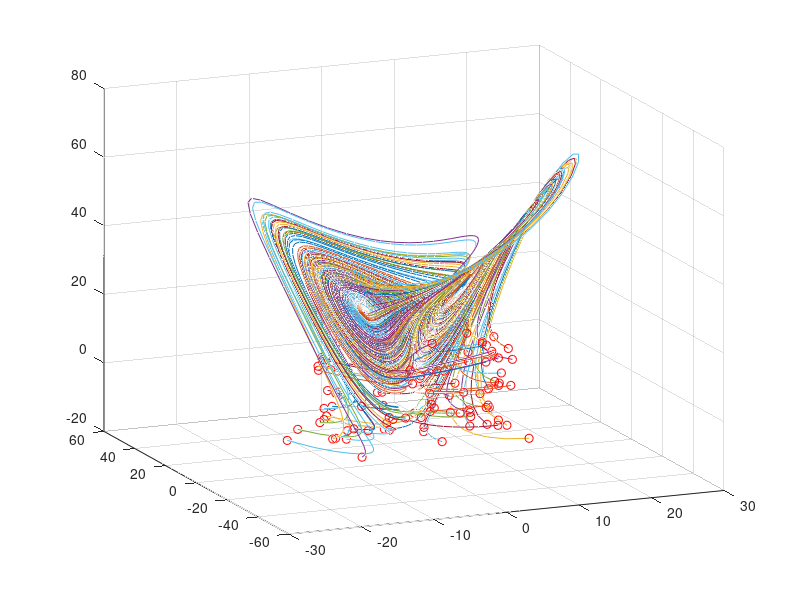
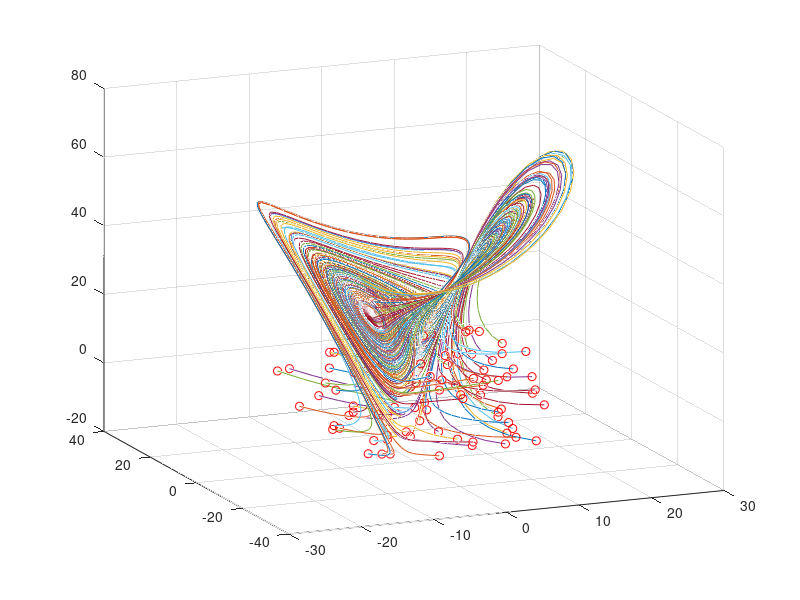
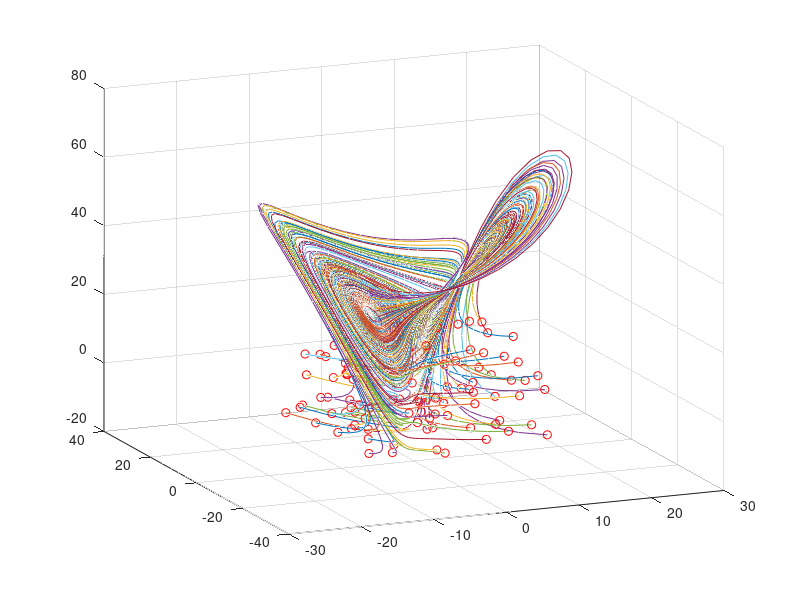

Reproduce these figures in MATLAB, in order. (Note: this script raises an error after producing the figures.)
clc, clear all, close all

% Simulate Lorenz system
dt=0.01; T=8; t=0:dt:T;
b=8/3; sig=10; r=28;

Lorenz = @(t,x)([ sig * (x(2) - x(1))       ; ...
                  r * x(1)-x(1) * x(3) - x(2) ; ...
                  x(1) * x(2) - b*x(3)         ]);              
ode_options = odeset('RelTol',1e-10, 'AbsTol',1e-11);

input=[]; output=[];
figure;
for j=1:100  % training trajectories 100
    x0=30*(rand(3,1)-0.5);
    [t,y] = ode45(Lorenz,t,x0);
    input=[input; y(1:end-1,:)];
    output=[output; y(2:end,:)];
    plot3(y(:,1),y(:,2),y(:,3)), hold on
    plot3(x0(1),x0(2),x0(3),'ro')
end

grid on, view(-23,18)

% Simulate Lorenz system
dt=0.01; T=8; t=0:dt:T;
b=8/3; sig=10; r=10;


% input=[]; output=[];
figure;
for j=1:100  % training trajectories 100
    x0=30*(rand(3,1)-0.5);
    [t,y] = ode45(Lorenz,t,x0);
    input=[input; y(1:end-1,:)];
    output=[output; y(2:end,:)];
    plot3(y(:,1),y(:,2),y(:,3)), hold on
    plot3(x0(1),x0(2),x0(3),'ro')
end


grid on, view(-23,18)

% Simulate Lorenz system
dt=0.01; T=8; t=0:dt:T;
b=8/3; sig=10; r=40;

% input=[]; output=[];
figure;
for j=1:100  % training trajectories 100
    x0=30*(rand(3,1)-0.5);
    [t,y] = ode45(Lorenz,t,x0);
    input=[input; y(1:end-1,:)];
    output=[output; y(2:end,:)];
    plot3(y(:,1),y(:,2),y(:,3)), hold on
    plot3(x0(1),x0(2),x0(3),'ro')
end


grid on, view(-23,18)


%%
net = feedforwardnet([10 10 10]);
net.layers{1}.transferFcn = 'logsig';
net.layers{2}.transferFcn = 'radbas';
net.layers{3}.transferFcn = 'purelin';
net = train(net,input.',output.');

save workspace_lor

%%
figure(2)

dt=0.01; T=8; t=0:dt:T;
b=8/3; sig=10; r=17;

Lorenz = @(t,x)([ sig * (x(2) - x(1))       ; ...
                  r * x(1)-x(1) * x(3) - x(2) ; ...
                  x(1) * x(2) - b*x(3)         ]);              
ode_options = odeset('RelTol',1e-10, 'AbsTol',1e-11);

x0=30*(rand(3,1)-0.5);
[t,y] = ode45(Lorenz,t,x0);
plot3(y(:,1),y(:,2),y(:,3)), hold on
plot3(x0(1),x0(2),x0(3),'ro','Linewidth',[2])
grid on

ynn(1,:)=x0;
for jj=2:length(t)
    y0=net(x0);
    ynn(jj,:)=y0.'; x0=y0;
end
plot3(ynn(:,1),ynn(:,2),ynn(:,3),':','Linewidth',[2])

figure(3)
subplot(3,2,1), plot(t,y(:,1),t,ynn(:,1),'Linewidth',[2])
xlabel('time')
ylabel('x')
subplot(3,2,3), plot(t,y(:,2),t,ynn(:,2),'Linewidth',[2])
xlabel('time')
ylabel('y')
subplot(3,2,5), plot(t,y(:,3),t,ynn(:,3),'Linewidth',[2])
xlabel('time')
ylabel('z')


figure(2)

dt=0.01; T=8; t=0:dt:T;
b=8/3; sig=10; r=35;

Lorenz = @(t,x)([ sig * (x(2) - x(1))       ; ...
                  r * x(1)-x(1) * x(3) - x(2) ; ...
                  x(1) * x(2) - b*x(3)         ]);              
ode_options = odeset('RelTol',1e-10, 'AbsTol',1e-11);

x0=30*(rand(3,1)-0.5);
[t,y] = ode45(Lorenz,t,x0);
plot3(y(:,1),y(:,2),y(:,3)), hold on
plot3(x0(1),x0(2),x0(3),'ro','Linewidth',[2])
grid on

ynn(1,:)=x0;
for jj=2:length(t)
    y0=net(x0);
    ynn(jj,:)=y0.'; x0=y0;
end
plot3(ynn(:,1),ynn(:,2),ynn(:,3),':','Linewidth',[2])

figure(3)
subplot(3,2,2), plot(t,y(:,1),t,ynn(:,1),'Linewidth',[2])
xlabel('time')
ylabel('x')
subplot(3,2,4), plot(t,y(:,2),t,ynn(:,2),'Linewidth',[2])
xlabel('time')
ylabel('y')
subplot(3,2,6), plot(t,y(:,3),t,ynn(:,3),'Linewidth',[2])
xlabel('time')
ylabel('z')


figure(2), view(-75,15)
figure(3)
subplot(3,2,1), set(gca,'Fontsize',[12],'Xlim',[0 8])
subplot(3,2,2), set(gca,'Fontsize',[12],'Xlim',[0 8])
subplot(3,2,3), set(gca,'Fontsize',[12],'Xlim',[0 8])
subplot(3,2,4), set(gca,'Fontsize',[12],'Xlim',[0 8])
subplot(3,2,5), set(gca,'Fontsize',[12],'Xlim',[0 8])
subplot(3,2,6), set(gca,'Fontsize',[12],'Xlim',[0 8])
legend('Lorenz','NN')

clc, clear all, close all

% Simulate Lorenz system
dt=0.01; T=8; t=0:dt:T;
b=8/3; sig=10; r=28;

Lorenz = @(t,x)([ sig * (x(2) - x(1))       ; ...
                  r * x(1)-x(1) * x(3) - x(2) ; ...
                  x(1) * x(2) - b*x(3)         ]);              
ode_options = odeset('RelTol',1e-10, 'AbsTol',1e-11);

input=[]; output=[];
figure;

n_step_prec=5;
for j=1:100  % training trajectories 100
    x0=30*(rand(3,1)-0.5);
    [t,y] = ode45(Lorenz,t,x0);
    input=[input; y(1:end,:)];
    
    for i=1:length(y)-n_step_prec-5
        for k=1:5
    if sign(y(i,1))~=sign(y(i+n_step_prec+k,1))
        outputs(i,1)=1;
        break;
    else
        outputs(i,1)=-1;
    end
        end
    end
    
    for i=length(y)-n_step_prec-4:length(y)-n_step_prec
        k=k-1;
          if sign(y(i,1))~=sign(y(i+n_step_prec+k,1))
        outputs(i,1)=1;
        break;
    else
        outputs(i,1)=-1;
          end
    end
    
    for i=length(y)-n_step_prec+1:length(y)
    outputs(i,1)=outputs(i-1,1);
    end
    
    output=[output;outputs];
    

%     output=[output; y(2:end,:)];
    plot3(y(:,1),y(:,2),y(:,3)), hold on
    plot3(x0(1),x0(2),x0(3),'ro')
end


grid on, view(-23,18)





%%
net = feedforwardnet([10 10 10]);
net.layers{1}.transferFcn = 'logsig';
net.layers{2}.transferFcn = 'radbas';
net.layers{3}.transferFcn = 'purelin';
net = train(net,input.',output.');

save workspace2

%%
figure(2)

dt=0.01; T=8; t=0:dt:T;
b=8/3; sig=10; r=28;

Lorenz = @(t,x)([ sig * (x(2) - x(1))       ; ...
                  r * x(1)-x(1) * x(3) - x(2) ; ...
                  x(1) * x(2) - b*x(3)         ]);              
ode_options = odeset('RelTol',1e-10, 'AbsTol',1e-11);

x0=30*(rand(3,1)-0.5);
[t,y] = ode45(Lorenz,t,x0);
plot3(y(:,1),y(:,2),y(:,3)), hold on
plot3(x0(1),x0(2),x0(3),'ro','Linewidth',[2])
grid on
view(-75,15)

% ynn(1,:)=x0;
for jj=1:length(t)
    y0=net(y(jj,:).');
    ynn(jj,1)=sign(y0); 
%     x0=y0;
end
% plot3(ynn(:,1),ynn(:,2),ynn(:,3),':','Linewidth',[2])

figure(3)
subplot(2,1,1)
plot(t,y(:,1),'Linewidth',[2])
hold on
plot(t(ynn==1),y(ynn==1),'r.','markersize',20)
xlabel('time')
ylabel('x')

figure(2)
hold on

dt=0.01; T=8; t=0:dt:T;
b=8/3; sig=10; r=28;

Lorenz = @(t,x)([ sig * (x(2) - x(1))       ; ...
                  r * x(1)-x(1) * x(3) - x(2) ; ...
                  x(1) * x(2) - b*x(3)         ]);              
ode_options = odeset('RelTol',1e-10, 'AbsTol',1e-11);

x0=30*(rand(3,1)-0.5);
[t,y] = ode45(Lorenz,t,x0);
plot3(y(:,1),y(:,2),y(:,3)), hold on
plot3(x0(1),x0(2),x0(3),'ro','Linewidth',[2])
grid on
view(-75,15)

% ynn(1,:)=x0;
for jj=1:length(t)
    y0=net(y(jj,:).');
    ynn(jj,1)=sign(y0); 
%     x0=y0;
end
% plot3(ynn(:,1),ynn(:,2),ynn(:,3),':','Linewidth',[2])

figure(3)
subplot(2,1,2)
plot(t,y(:,1),'Linewidth',[2])
hold on
plot(t(ynn==1),y(ynn==1),'r.','markersize',20)
xlabel('time')
ylabel('x')
legend('Lorenz','NN')

clc, clear all, close all

% Simulate Lorenz system
dt=0.01; T=8; t=0:dt:T;
b=8/3; sig=10; r=28;

Lorenz = @(t,x)([ sig * (x(2) - x(1))       ; ...
                  r * x(1)-x(1) * x(3) - x(2) ; ...
                  x(1) * x(2) - b*x(3)         ]);              
ode_options = odeset('RelTol',1e-10, 'AbsTol',1e-11);

input=[]; output=[];
figure;

n_step_prec=15;
for j=1:100  % training trajectories 100
    x0=30*(rand(3,1)-0.5);
    [t,y] = ode45(Lorenz,t,x0);
    input=[input; y(1:end,:)];
    
    for i=1:length(y)-n_step_prec-5
        for k=1:5
    if sign(y(i,1))~=sign(y(i+n_step_prec+k,1))
        outputs(i,1)=1;
        break;
    else
        outputs(i,1)=-1;
    end
        end
    end
    
    for i=length(y)-n_step_prec-4:length(y)-n_step_prec
        k=k-1;
          if sign(y(i,1))~=sign(y(i+n_step_prec+k,1))
        outputs(i,1)=1;
        break;
    else
        outputs(i,1)=-1;
          end
    end
    
    for i=length(y)-n_step_prec+1:length(y)
    outputs(i,1)=outputs(i-1,1);
    end
    
    output=[output;outputs];
    

%     output=[output; y(2:end,:)];
    plot3(y(:,1),y(:,2),y(:,3)), hold on
    plot3(x0(1),x0(2),x0(3),'ro')
end


grid on, view(-23,18)





%%
net = feedforwardnet([10 10 10]);
net.layers{1}.transferFcn = 'logsig';
net.layers{2}.transferFcn = 'radbas';
net.layers{3}.transferFcn = 'purelin';
net = train(net,input.',output.');

save workspace2_new_timewindow

%%
figure(2)

dt=0.01; T=8; t=0:dt:T;
b=8/3; sig=10; r=28;

Lorenz = @(t,x)([ sig * (x(2) - x(1))       ; ...
                  r * x(1)-x(1) * x(3) - x(2) ; ...
                  x(1) * x(2) - b*x(3)         ]);              
ode_options = odeset('RelTol',1e-10, 'AbsTol',1e-11);

x0=30*(rand(3,1)-0.5);
[t,y] = ode45(Lorenz,t,x0);
plot3(y(:,1),y(:,2),y(:,3)), hold on
plot3(x0(1),x0(2),x0(3),'ro','Linewidth',[2])
grid on
view(-75,15)

% ynn(1,:)=x0;
for jj=1:length(t)
    y0=net(y(jj,:).');
    ynn(jj,1)=sign(y0); 
%     x0=y0;
end
% plot3(ynn(:,1),ynn(:,2),ynn(:,3),':','Linewidth',[2])

figure(3)
subplot(2,1,1)
plot(t,y(:,1),'Linewidth',[2])
hold on
plot(t(ynn==1),y(ynn==1),'r.','markersize',20)
xlabel('time')
ylabel('x')

figure(2)
hold on

dt=0.01; T=8; t=0:dt:T;
b=8/3; sig=10; r=28;

Lorenz = @(t,x)([ sig * (x(2) - x(1))       ; ...
                  r * x(1)-x(1) * x(3) - x(2) ; ...
                  x(1) * x(2) - b*x(3)         ]);              
ode_options = odeset('RelTol',1e-10, 'AbsTol',1e-11);

x0=30*(rand(3,1)-0.5);
[t,y] = ode45(Lorenz,t,x0);
plot3(y(:,1),y(:,2),y(:,3)), hold on
plot3(x0(1),x0(2),x0(3),'ro','Linewidth',[2])
grid on
view(-75,15)

% ynn(1,:)=x0;
for jj=1:length(t)
    y0=net(y(jj,:).');
    ynn(jj,1)=sign(y0); 
%     x0=y0;
end
% plot3(ynn(:,1),ynn(:,2),ynn(:,3),':','Linewidth',[2])

figure(3)
subplot(2,1,2)
plot(t,y(:,1),'Linewidth',[2])
hold on
plot(t(ynn==1),y(ynn==1),'r.','markersize',20)
xlabel('time')
ylabel('x')
legend('Lorenz','NN')



